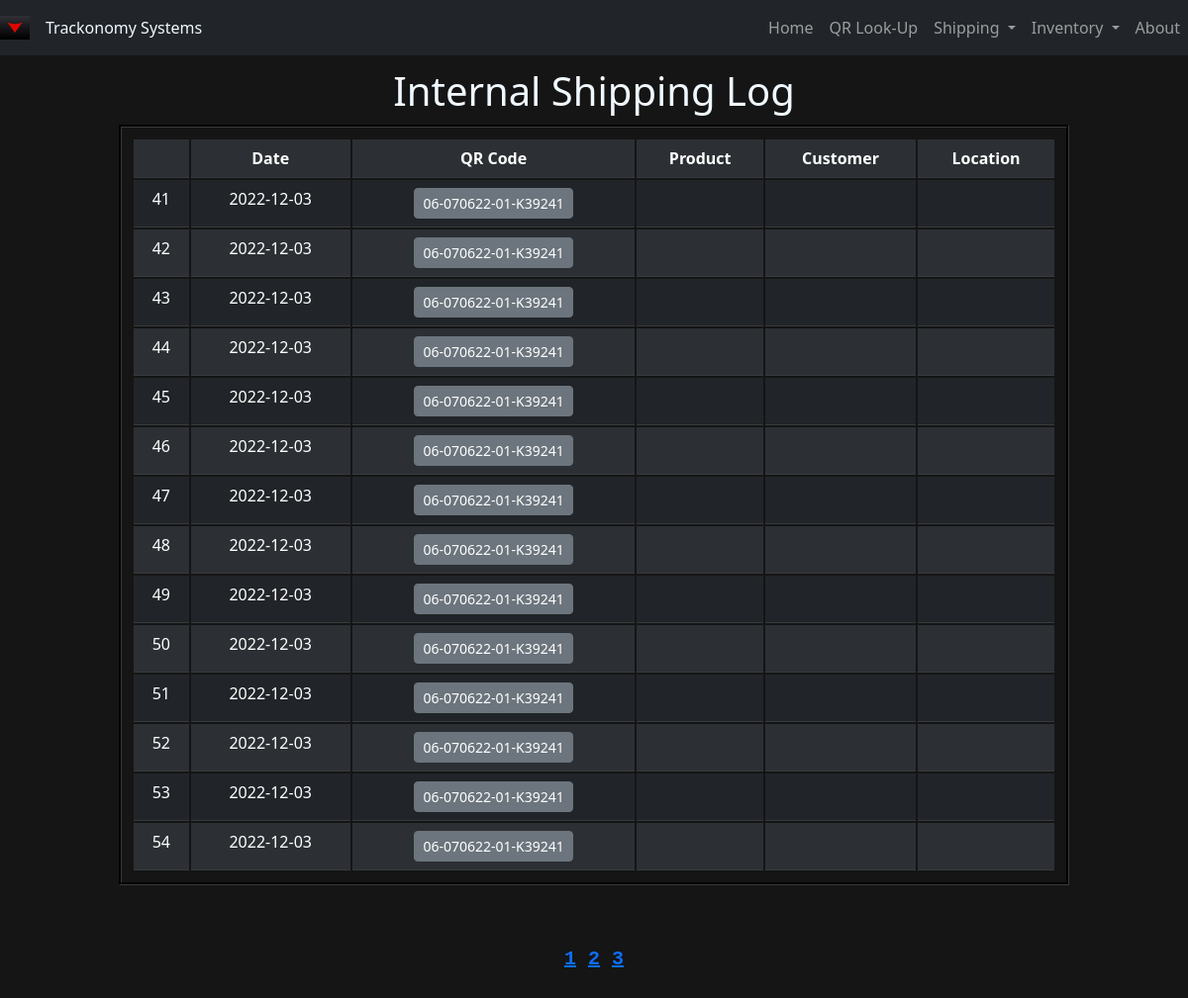
The app's page /intShip/intShipLog/3 with its own data.
### project_files/models.py (models this page shows, shortened)
class IntShipLogModel(db.Model):
    __tablename__ = 'IntShipLogModel'
    id = db.Column(db.Integer, primary_key=True)
    tstamp = db.Column(db.Text)
    customer = db.Column(db.Text)
    location = db.Column(db.Text)
    productName = db.Column(db.Text)
    qrCode = db.Column(db.Text)

### project_files/Internal_Shipping/views.py (the view)
@intShip_blueprints.route('/intShipLog/<int:pageNum>', methods = ['GET', 'POST'])
def intShipLog(pageNum):
    log = IntShipLogModel.query.paginate(page = pageNum, per_page=20, error_out = True)
    return render_template("intShipLog.html", log=log)

### project_files/Internal_Shipping/templates/Internal_Shipping/intShipLog.html
{% extends 'homepage.html' %}
{% block content %}
<div class="jumbotron">
    <h1 class="display- 2"> Internal Shipping Log</h1>
</div>
<table id = "intShipLogTable" class="table table-striped table-dark">
    <tr>
        <th></th>
        <th>Date</th>
        <th>QR Code</th>
        <th>Product</th>
        <th>Customer</th>
        <th>Location</th>
    </tr>
    {% for item in log.items %}
        <tr>
            <td>{{item.id}}</td>
            <td>{{item.tstamp}}</td>
            <td><a href="{{url_for('intShip.intShipDetails', qrCode = item.qrCode )}}" type='button' class='btn btn-secondary btn-sm' >{{item.qrCode}}</a></td>
            <td>{{item.productName}}</td>
            <td>{{item.customer}}</td>
            <td>{{item.location}}</td>
        </tr>
    {% endfor %}
</table>
<div class="pageNum">
    {% for page_Num in log.iter_pages()  %}
        {% if page_Num %}
            <a href="{{url_for('intShip.intShipLog', pageNum = page_Num)}}">{{ page_Num }}</a>
        {% else %}
            ....
        {% endif %}
    {% endfor %}
</div>
{% endblock content %}

### project_files/static/css/main.css (style rules this page uses)
.homepageBody { border: 1rem; background-color: #151515; color:aliceblue ; }
.Jumbotron { margin-top: 1%; text-align: center; position: sticky; }
#intShipLogTable { text-align: center; border-collapse: separate; border-style: groove; width: 80%; margin: 10px 10% 5% 10%; padding: 10px; }
.pageNum { text-align: center; font-family: monospace; font-weight: bold; font-size: 20px; margin-top: 10px; margin-bottom: 10%; }

### records on screen
IntShipLogModel: id "41", tstamp "2022-12-03", qrCode "06-070622-01-K39241"
IntShipLogModel: id "42", tstamp "2022-12-03", qrCode "06-070622-01-K39241"
IntShipLogModel: id "43", tstamp "2022-12-03", qrCode "06-070622-01-K39241"
IntShipLogModel: id "44", tstamp "2022-12-03", qrCode "06-070622-01-K39241"
IntShipLogModel: id "45", tstamp "2022-12-03", qrCode "06-070622-01-K39241"
IntShipLogModel: id "46", tstamp "2022-12-03", qrCode "06-070622-01-K39241"
IntShipLogModel: id "47", tstamp "2022-12-03", qrCode "06-070622-01-K39241"
IntShipLogModel: id "48", tstamp "2022-12-03", qrCode "06-070622-01-K39241"
IntShipLogModel: id "49", tstamp "2022-12-03", qrCode "06-070622-01-K39241"
IntShipLogModel: id "50", tstamp "2022-12-03", qrCode "06-070622-01-K39241"
IntShipLogModel: id "51", tstamp "2022-12-03", qrCode "06-070622-01-K39241"
IntShipLogModel: id "52", tstamp "2022-12-03", qrCode "06-070622-01-K39241"
IntShipLogModel: id "53", tstamp "2022-12-03", qrCode "06-070622-01-K39241"
IntShipLogModel: id "54", tstamp "2022-12-03", qrCode "06-070622-01-K39241"

### other values on screen
{{ page_Num }} "1" "2" "3"
